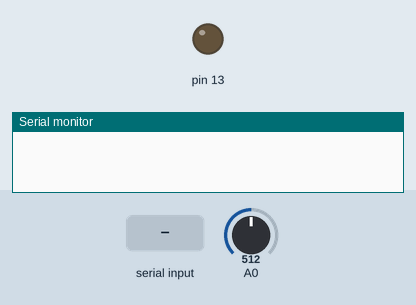
Simulated run of this sketch. Board: Arduino Uno, built with avr-gcc and run on an emulated ATmega328P. Parts: output pins drawn as LEDs (lit = HIGH), the last lines printed to the serial monitor. The inputs (shaded band) are chosen by the test bench; at power-on: A0 = 512.

Above: at 1.2 s.
1.3 s: "A" received over the second serial link
At 2.3 s:
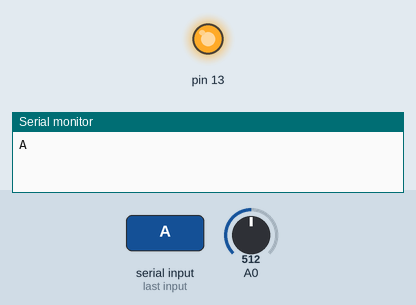
2.8 s: "B" received over the second serial link
At 3.2 s:
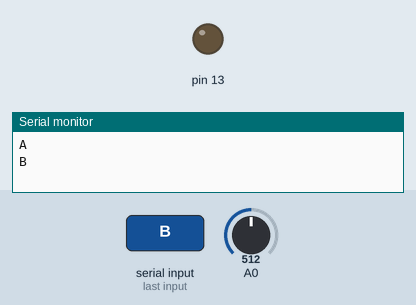
Timing chart, 0 to 5.8 s (numbered marks = the images above; inputs shaded):
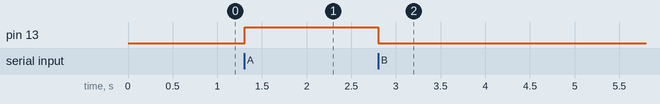

The sketch:

faderTest.ino
```cpp
#include <SoftwareSerial.h>
SoftwareSerial mySerial(10, 11); // RX, TX

int val;
int vals[20];
int valSum;
char letter;

void setup()
{
pinMode(13, OUTPUT);
mySerial.begin(38400);
Serial.begin(9600);
}

void loop()
{
  valSum = 0;

  for (int i=0; i<20; i++)
  {
    val = analogRead(A0);
    vals[i] = val;
    //val = map(val, 0, 1023, 0, 255);

    valSum += vals[i];
  }

  val = valSum/20;

  mySerial.println(val);
 // Serial.println(val);
  delay(20);

if (mySerial.available())
{
  letter = (mySerial.read());
  Serial.println(letter);
}


  if (letter != NULL)
  {
    if (letter == 'A')
    {
      digitalWrite(13, HIGH);
    }
    else if (letter == 'B')
    {
      digitalWrite(13, LOW);
    }
  }
}
```

Measured:
- after the input at 1.3 s, pin 13: LOW → HIGH at once
- after the input at 2.8 s, pin 13: HIGH → LOW at once
